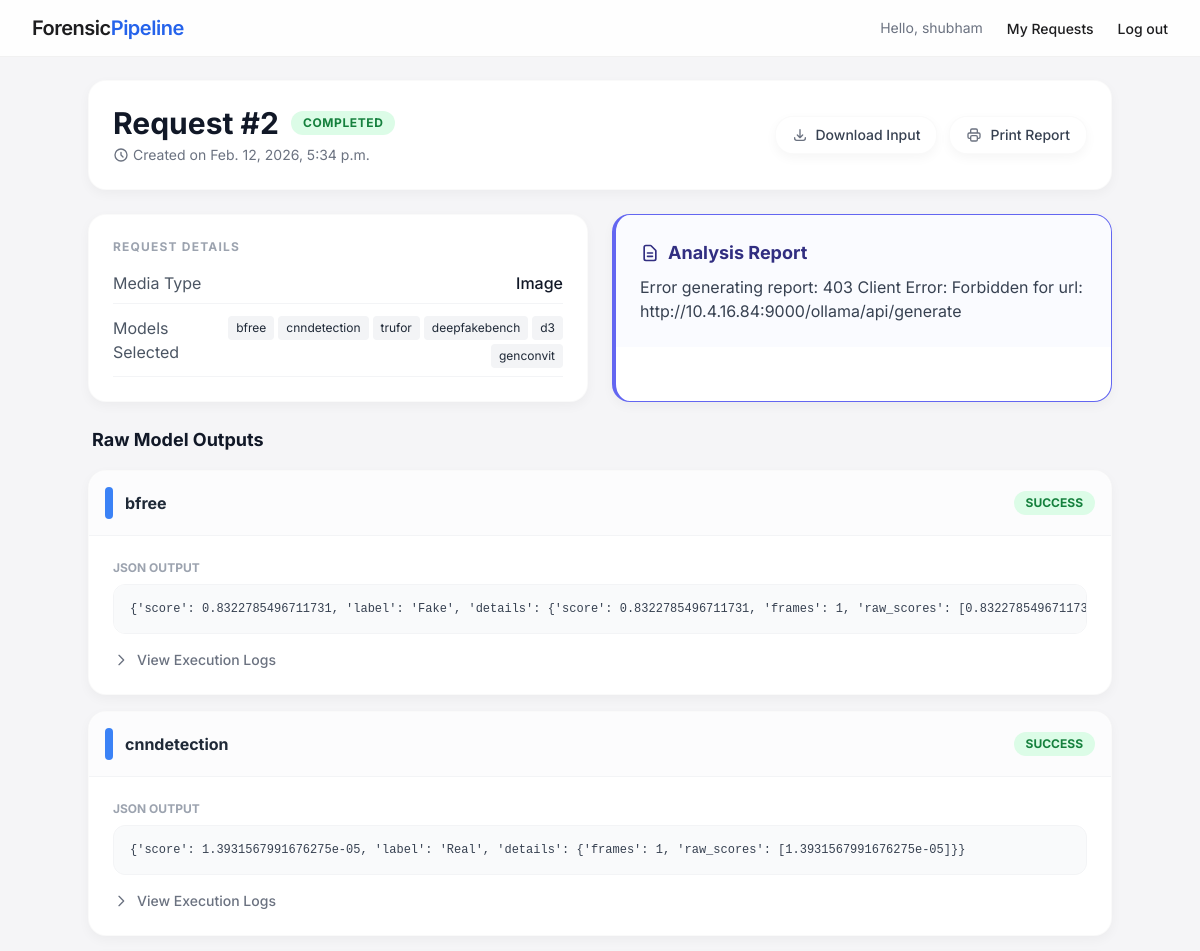
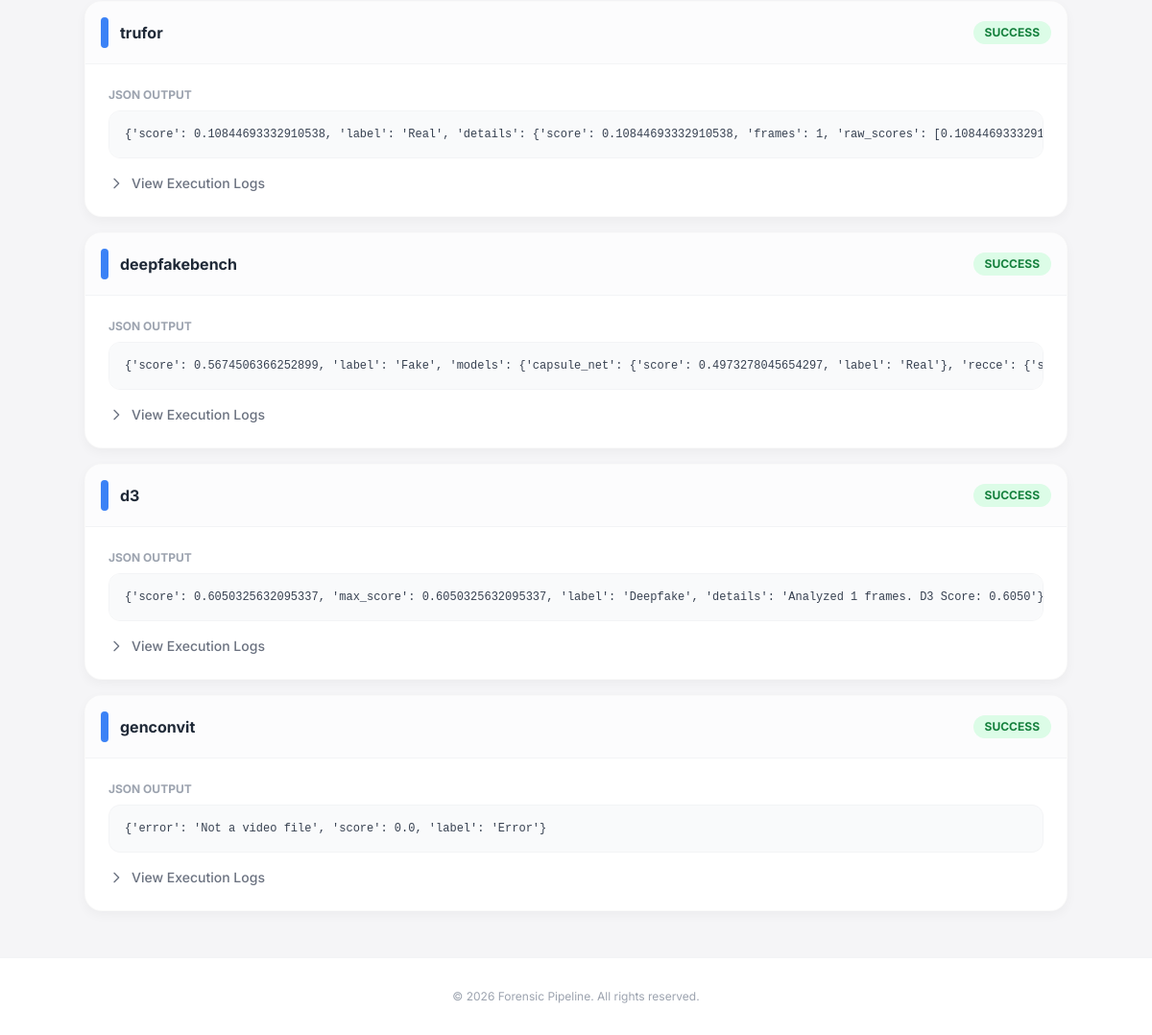
Page /request/2/ (signed in) on the committed database (2 pictures, top to bottom).
### accounts/models.py (models this page shows, shortened)
class CustomUser(AbstractUser):
    is_admin = models.BooleanField(default=False)

### analysis/models.py (models this page shows, shortened)
class ForensicRequest(models.Model):
    STATUS_CHOICES = (
        ('PENDING', 'Pending'),
        ('PROCESSING', 'Processing'),
        ('COMPLETED', 'Completed'),
        ('FAILED', 'Failed'),
    )
    user = models.ForeignKey(settings.AUTH_USER_MODEL, on_delete=models.CASCADE)
    input_file = models.FileField(upload_to='uploads/%Y/%m/%d/')
    media_type = models.CharField(max_length=10, choices=[('image', 'Image'), ('video', 'Video')])
    selected_models = models.JSONField(default=list) # List of model names
    status = models.CharField(max_length=20, choices=STATUS_CHOICES, default='PENDING')
    report_content = models.TextField(blank=True, null=True)
    created_at = models.DateTimeField(auto_now_add=True)

class AnalysisResult(models.Model):
    request = models.ForeignKey(ForensicRequest, related_name='results', on_delete=models.CASCADE)
    model_name = models.CharField(max_length=50)
    status = models.CharField(max_length=20, default='PENDING') # SUCCESS, FAILED
    output_json = models.JSONField(blank=True, null=True)
    logs = models.TextField(blank=True, null=True)
    completed_at = models.DateTimeField(auto_now=True)

### analysis/views.py (the view)
# urls.py: path('request/<int:pk>/', views.request_detail, name='request_detail'),
@login_required
def request_detail(request, pk):
    if request.user.is_superuser:
        req = get_object_or_404(ForensicRequest, pk=pk)
    else:
        req = get_object_or_404(ForensicRequest, pk=pk, user=request.user)
    results = req.results.all()
    return render(request, 'analysis/detail.html', {'req': req, 'results': results})

### templates/analysis/detail.html (shortened to what this page needs)
{% extends 'base.html' %}
{% block content %}
<div class="max-w-5xl mx-auto space-y-6">
    <div class="apple-card p-6 flex flex-col md:flex-row justify-between items-start md:items-center gap-4">
        <div>
            <div class="flex items-center gap-3">
                <h1 class="text-3xl font-bold text-gray-900">Request #{{ req.id }}</h1>
                <span class="px-3 py-1 rounded-full text-xs font-bold uppercase tracking-wider
                    {% if req.status == 'COMPLETED' %}bg-green-100 text-green-700
                    {% elif req.status == 'FAILED' %}bg-red-100 text-red-700
                    {% else %}bg-yellow-100 text-yellow-700 animate-pulse{% endif %}">
                    {{ req.status }}
                </span>
            </div>
            <p class="text-gray-500 mt-1 flex items-center text-sm">
                <svg xmlns="http://www.w3.org/2000/svg" class="h-4 w-4 mr-1" fill="none" viewBox="0 0 24 24"
                    stroke="currentColor">
                    <path stroke-linecap="round" stroke-linejoin="round" stroke-width="2"
                        d="M12 8v4l3 3m6-3a9 9 0 11-18 0 9 9 0 0118 0z" />
                </svg>
                Created on {{ req.created_at }}
            </p>
        </div>
        <div class="flex gap-3">
            <a href="{{ req.input_file.url }}"
                class="apple-card px-4 py-2 text-sm font-medium text-gray-700 hover:bg-gray-50 flex items-center border">
                <svg xmlns="http://www.w3.org/2000/svg" class="h-4 w-4 mr-2 text-gray-500" fill="none"
                    viewBox="0 0 24 24" stroke="currentColor">
                    <path stroke-linecap="round" stroke-linejoin="round" stroke-width="2"
                        d="M4 16v1a3 3 0 003 3h10a3 3 0 003-3v-1m-4-4l-4 4m0 0l-4-4m4 4V4" />
                </svg>
                Download Input
            </a>
            <button onclick="window.print()"
                class="apple-card px-4 py-2 text-sm font-medium text-gray-700 hover:bg-gray-50 flex items-center border">
                Print Report
            </button>
        </div>
    </div>
    <div class="grid grid-cols-1 md:grid-cols-2 gap-6">
        <div class="apple-card p-6">
            <h3 class="text-xs font-bold text-gray-400 uppercase tracking-widest mb-4">Request Details</h3>
            <div class="space-y-3">
                <div class="flex justify-between border-b border-gray-100 pb-2">
                    <span class="text-gray-600">Media Type</span>
                    <span class="font-medium text-gray-900 capitalize">{{ req.media_type }}</span>
                </div>
                <div class="flex justify-between border-b border-gray-100 pb-2">
                    <span class="text-gray-600">Models Selected</span>
                    <div class="flex flex-wrap justify-end gap-1">
                        {% for model in req.selected_models %}
                        <span class="bg-gray-100 text-gray-800 text-xs px-2 py-1 rounded">{{ model }}</span>
                        {% endfor %}
                    </div>
                </div>
            </div>
        </div>
        {% if req.report_content %}
        <div class="apple-card p-0 overflow-hidden border-l-4 border-indigo-500">
            <div class="p-6 bg-indigo-50/30">
                <h2 class="text-lg font-bold text-indigo-900 mb-2 flex items-center">
                    <svg xmlns="http://www.w3.org/2000/svg" class="h-5 w-5 mr-2" fill="none" viewBox="0 0 24 24"
                        stroke="currentColor">
                        <path stroke-linecap="round" stroke-linejoin="round" stroke-width="2"
                            d="M9 12h6m-6 4h6m2 5H7a2 2 0 01-2-2V5a2 2 0 012-2h5.586a1 1 0 01.707.293l5.414 5.414a1 1 0 01.293.707V19a2 2 0 01-2 2z" />
                    </svg>
                    Analysis Report
                </h2>
                <div class="prose prose-sm max-w-none text-gray-700" id="report-content">
                </div>
            </div>
        </div>
        {% endif %}
    </div>
    <div class="space-y-4">
        <h3 class="text-lg font-bold text-gray-900 ml-1">Raw Model Outputs</h3>
        {% for result in results %}
        <div class="apple-card overflow-hidden">
            <div class="p-4 border-b border-gray-100 flex justify-between items-center bg-gray-50/50">
                <h3 class="font-bold text-gray-800 flex items-center">
                    <span class="w-2 h-8 bg-blue-500 rounded-full mr-3"></span>
                    {{ result.model_name }}
                </h3>
                <span class="px-3 py-1 rounded-full text-xs font-bold
                    {% if result.status == 'SUCCESS' %}bg-green-100 text-green-700
                    {% else %}bg-red-100 text-red-700{% endif %}">
                    {{ result.status }}
                </span>
            </div>
            <div class="p-6 space-y-4">
                {% if result.output_json %}
                <div>
                    <h4 class="text-xs font-bold text-gray-400 uppercase mb-2">JSON Output</h4>
                    <pre
                        class="bg-gray-50 text-gray-700 p-4 rounded-xl text-xs overflow-x-auto border border-gray-100 font-mono">{{ result.output_json }}</pre>
                </div>
                {% endif %}
                {% if result.logs %}
                <details class="group">
                    <summary
                        class="cursor-pointer text-sm text-gray-500 font-medium flex items-center hover:text-gray-900">
                        <svg xmlns="http://www.w3.org/2000/svg"
                            class="h-4 w-4 mr-2 transition-transform group-open:rotate-90" fill="none"
                            viewBox="0 0 24 24" stroke="currentColor">
                            <path stroke-linecap="round" stroke-linejoin="round" stroke-width="2" d="M9 5l7 7-7 7" />
                        </svg>
                        View Execution Logs
                    </summary>
                </details>
                {% endif %}
            </div>
        </div>
        {% empty %}
        <div class="apple-card p-8 text-center text-gray-400 italic">
            No model results available yet. Processing may be in progress.
        </div>
        {% endfor %}
    </div>
</div>
{% endblock %}

### templates/base.html (shortened to what this page needs)
<!DOCTYPE html>
<html lang="en">
<head>
    <script src="https://cdn.tailwindcss.com"></script>
</head>
<body class="min-h-screen flex flex-col">
    <nav class="glass-nav fixed w-full z-50 transition-all duration-300">
        <div class="max-w-7xl mx-auto px-4 sm:px-6 lg:px-8">
            <div class="flex justify-between h-14 items-center">
                <div class="flex-shrink-0 flex items-center">
                    <a href="/" class="text-xl font-semibold tracking-tight">Forensic<span
                            class="text-blue-600">Pipeline</span></a>
                </div>
                <div class="hidden md:flex items-center space-x-6">
                    {% if user.is_authenticated %}
                    <span class="text-sm text-gray-500">Hello, {{ user.username }}</span>
                    <a href="{% url 'dashboard' %}" class="nav-link">My Requests</a>
                    <form action="{% url 'logout' %}" method="post" class="inline">
                        <button type="submit" class="nav-link bg-transparent border-0 cursor-pointer">Log out</button>
                    </form>
                    {% else %}
                    <a href="{% url 'login' %}" class="nav-link">Log in</a>
                    <a href="{% url 'register' %}" class="btn-primary">Sign up</a>
                    {% endif %}
                </div>
            </div>
        </div>
    </nav>
    <div class="flex-grow pt-20 pb-12 px-4 sm:px-6 lg:px-8 max-w-7xl mx-auto w-full">
        {% block content %}
        {% endblock %}
    </div>
    <footer class="bg-white border-t border-gray-100 py-8 mt-auto">
        <div class="max-w-7xl mx-auto px-4 text-center text-gray-400 text-xs">
            <p>&copy; {% now "Y" %} Forensic Pipeline. All rights reserved.</p>
        </div>
    </footer>
</body>
</html>

### templates/base.html (style rules this page uses)
body { background-color: #F5F5F7; font-family: 'Inter', -apple-system, BlinkMacSystemFont, sans-serif; -webkit-font-smoothing: antialiased; color: #1d1d1f; }
.glass-nav { background: rgba(255, 255, 255, 0.85); backdrop-filter: blur(20px); -webkit-backdrop-filter: blur(20px); border-bottom: 1px solid rgba(0, 0, 0, 0.05); }
.nav-link { color: #1d1d1f; font-size: 14px; font-weight: 500; transition: color 0.2s ease; }
.apple-card { background: #FFFFFF; border-radius: 18px; box-shadow: 0 4px 12px rgba(0, 0, 0, 0.04); border: 1px solid rgba(0, 0, 0, 0.02); }

### rows in the picture
CustomUser: username "shubham"
ForensicRequest: id "2", status "COMPLETED", created_at "Feb. 12, 2026, 5:34 p.m.", media_type "Image"
AnalysisResult: model_name "bfree", status "SUCCESS", output_json "{'score': 0.8322785496711731, 'label': 'Fake', 'details': {'score': 0.8322785496711731, 'frames': 1, 'raw_scores':…"
AnalysisResult: model_name "cnndetection", status "SUCCESS", output_json "{'score': 1.3931567991676275e-05, 'label': 'Real', 'details': {'frames': 1, 'raw_scores': [1.3931567991676275e-05]}}"
AnalysisResult: model_name "trufor", status "SUCCESS", output_json "{'score': 0.10844693332910538, 'label': 'Real', 'details': {'score': 0.10844693332910538, 'frames': 1, 'raw_scores':…"
AnalysisResult: model_name "deepfakebench", status "SUCCESS", output_json "{'score': 0.5674506366252899, 'label': 'Fake', 'models': {'capsule_net': {'score': 0.4973278045654297, 'label': 'Real'}, 'recce':…"
AnalysisResult: model_name "d3", status "SUCCESS", output_json "{'score': 0.6050325632095337, 'max_score': 0.6050325632095337, 'label': 'Deepfake', 'details': 'Analyzed 1 frames. D3 Score: 0.6050'}"
AnalysisResult: model_name "genconvit", status "SUCCESS", output_json "{'error': 'Not a video file', 'score': 0.0, 'label': 'Error'}"

### other values in the picture
{{ model }} "bfree" "cnndetection" "trufor" "deepfakebench" "d3" "genconvit"
